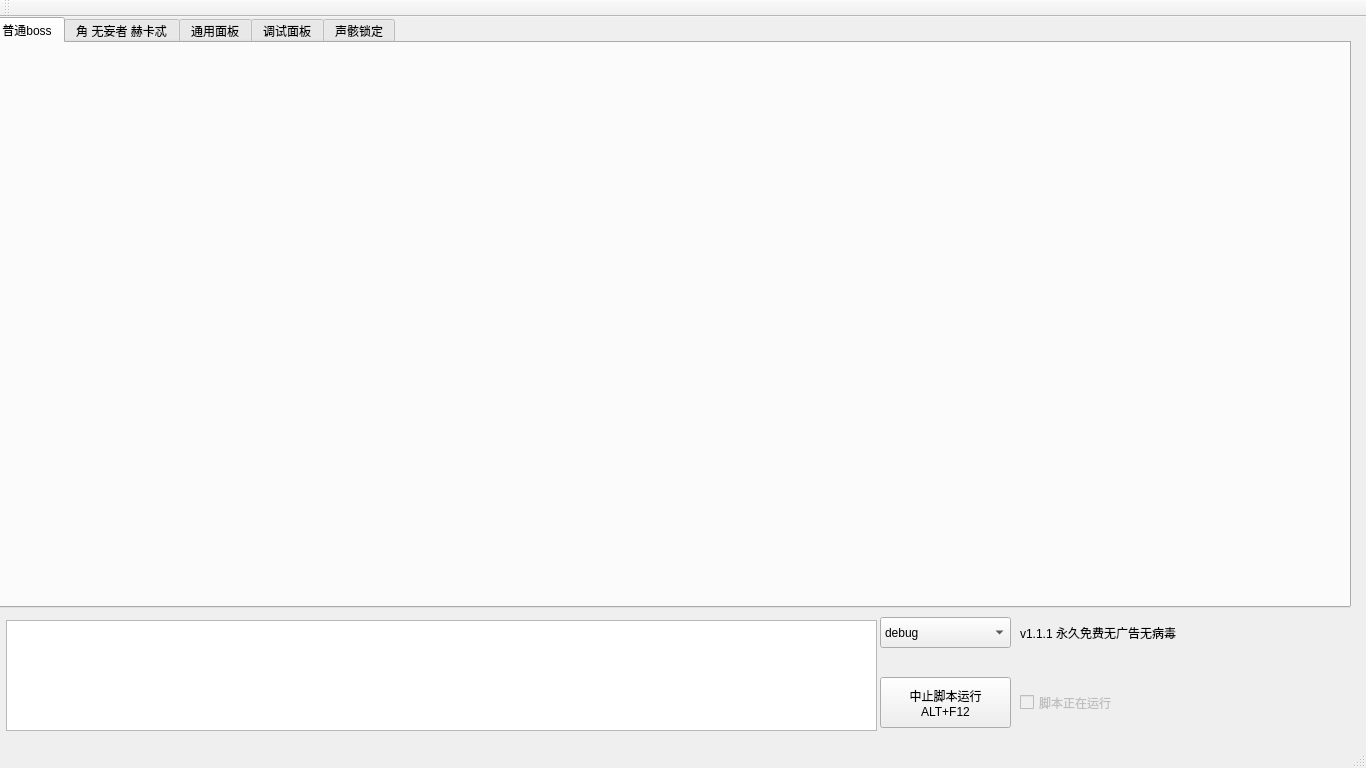
<?xml version="1.0" encoding="UTF-8"?>
<ui version="4.0">
 <class>MainWindow</class>
 <widget class="QMainWindow" name="MainWindow">
  <property name="geometry">
   <rect>
    <x>0</x>
    <y>0</y>
    <width>1366</width>
    <height>768</height>
   </rect>
  </property>
  <property name="windowTitle">
   <string>MainWindow</string>
  </property>
  <widget class="QWidget" name="centralWidget">
   <widget class="QTabWidget" name="tabWidget">
    <property name="geometry">
     <rect>
      <x>-10</x>
      <y>0</y>
      <width>1361</width>
      <height>591</height>
     </rect>
    </property>
    <property name="autoFillBackground">
     <bool>false</bool>
    </property>
    <property name="styleSheet">
     <string notr="true"/>
    </property>
    <property name="currentIndex">
     <number>0</number>
    </property>
    <widget class="NormalBossPanel" name="normalBossPanel">
     <attribute name="title">
      <string>普通boss</string>
     </attribute>
    </widget>
    <widget class="SpeicalBossWidget" name="specialBossPanel">
     <attribute name="title">
      <string>角 无妄者 赫卡忒</string>
     </attribute>
    </widget>
    <widget class="GeneralPanel" name="generalPanel">
     <property name="styleSheet">
      <string notr="true"/>
     </property>
     <attribute name="title">
      <string>通用面板</string>
     </attribute>
    </widget>
    <widget class="DebugForm" name="debugPanel">
     <attribute name="title">
      <string>调试面板</string>
     </attribute>
    </widget>
    <widget class="EchoLockEntriesPanel" name="echoLockEntriesPanel">
     <attribute name="title">
      <string>声骸锁定</string>
     </attribute>
    </widget>
   </widget>
   <widget class="QPlainTextEdit" name="logPlainText">
    <property name="geometry">
     <rect>
      <x>6</x>
      <y>603</y>
      <width>871</width>
      <height>111</height>
     </rect>
    </property>
    <property name="readOnly">
     <bool>true</bool>
    </property>
   </widget>
   <widget class="QComboBox" name="logLevelBox">
    <property name="geometry">
     <rect>
      <x>880</x>
      <y>600</y>
      <width>131</width>
      <height>31</height>
     </rect>
    </property>
    <item>
     <property name="text">
      <string>debug</string>
     </property>
    </item>
    <item>
     <property name="text">
      <string>information</string>
     </property>
    </item>
    <item>
     <property name="text">
      <string>warning</string>
     </property>
    </item>
    <item>
     <property name="text">
      <string>critical</string>
     </property>
    </item>
   </widget>
   <widget class="QCheckBox" name="isBusyBox">
    <property name="enabled">
     <bool>false</bool>
    </property>
    <property name="geometry">
     <rect>
      <x>1020</x>
      <y>660</y>
      <width>161</width>
      <height>51</height>
     </rect>
    </property>
    <property name="text">
     <string>脚本正在运行</string>
    </property>
   </widget>
   <widget class="QPushButton" name="stopBtn">
    <property name="geometry">
     <rect>
      <x>880</x>
      <y>660</y>
      <width>131</width>
      <height>51</height>
     </rect>
    </property>
    <property name="text">
     <string>中止脚本运行
ALT+F12</string>
    </property>
   </widget>
   <widget class="QLabel" name="label">
    <property name="geometry">
     <rect>
      <x>1020</x>
      <y>600</y>
      <width>271</width>
      <height>31</height>
     </rect>
    </property>
    <property name="text">
     <string>v1.1.1 永久免费无广告无病毒</string>
    </property>
   </widget>
  </widget>
  <widget class="QMenuBar" name="menuBar">
   <property name="geometry">
    <rect>
     <x>0</x>
     <y>0</y>
     <width>1366</width>
     <height>17</height>
    </rect>
   </property>
  </widget>
  <widget class="QToolBar" name="mainToolBar">
   <attribute name="toolBarArea">
    <enum>TopToolBarArea</enum>
   </attribute>
   <attribute name="toolBarBreak">
    <bool>false</bool>
   </attribute>
  </widget>
  <widget class="QStatusBar" name="statusBar"/>
 </widget>
 <layoutdefault spacing="6" margin="11"/>
 <customwidgets>
  <customwidget>
   <class>GeneralPanel</class>
   <extends>QWidget</extends>
   <header location="global">generalpanel.h</header>
   <container>1</container>
  </customwidget>
  <customwidget>
   <class>SpeicalBossWidget</class>
   <extends>QWidget</extends>
   <header location="global">speicalbosswidget.h</header>
   <container>1</container>
  </customwidget>
  <customwidget>
   <class>DebugForm</class>
   <extends>QWidget</extends>
   <header location="global">debugform.h</header>
   <container>1</container>
  </customwidget>
  <customwidget>
   <class>EchoLockEntriesPanel</class>
   <extends>QWidget</extends>
   <header location="global">echolockentriespanel.h</header>
   <container>1</container>
  </customwidget>
  <customwidget>
   <class>NormalBossPanel</class>
   <extends>QWidget</extends>
   <header location="global">normalbosspanel.h</header>
   <container>1</container>
  </customwidget>
 </customwidgets>
 <resources/>
 <connections/>
</ui>
